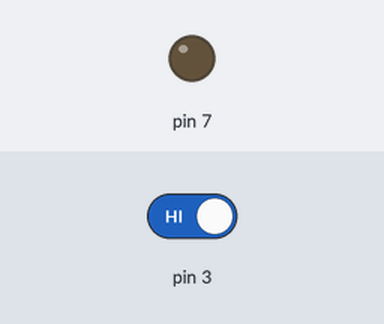
Bench run of a sketch on a simulated Arduino Uno, built with avr-gcc and run on an emulated ATmega328P. On the bench: output pins drawn as LEDs (lit = HIGH). The test bench sets the inputs (shaded band); at power-on: pin 3 HIGH.

Above: at 1.2 s.
1.3 s: pin 3 driven LOW
At 2.5 s:
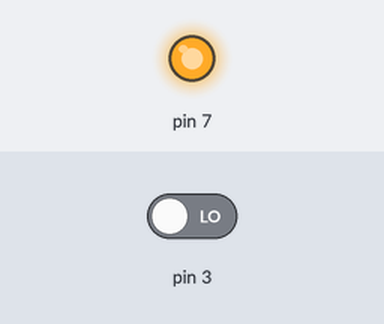
3.3 s: pin 3 driven HIGH
At 4.3 s:
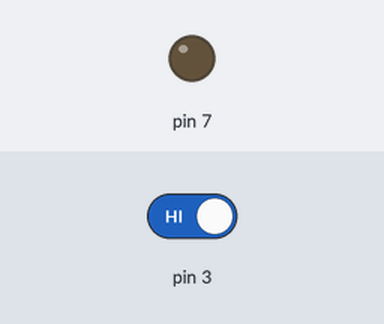
Timing chart, 0 to 6.3 s (numbered marks = the images above; inputs shaded):
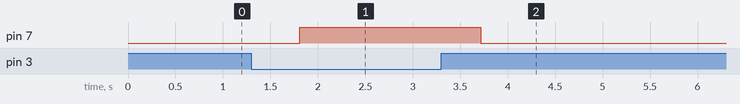

The sketch:

led1analog.ino
```cpp
int cnt = 0;
int t = 0;
int level = 10;

void setup() {
  pinMode(3, INPUT);
  pinMode(7, OUTPUT);
}

void loop() {
  analogWrite(7, 255*t/level);
  delay(10);
  cnt = (cnt+1) % 10;
  if(cnt == 0) {
    if(digitalRead(3) == LOW) {
      if(t<10) t++;
    }
    else {
      if(t>0) t--;
    }
  }
}
```

Measured:
- after the input at 1.3 s, pin 7: LOW → HIGH after 0.51 s
- after the input at 3.3 s, pin 7: HIGH → LOW after 0.42 s
